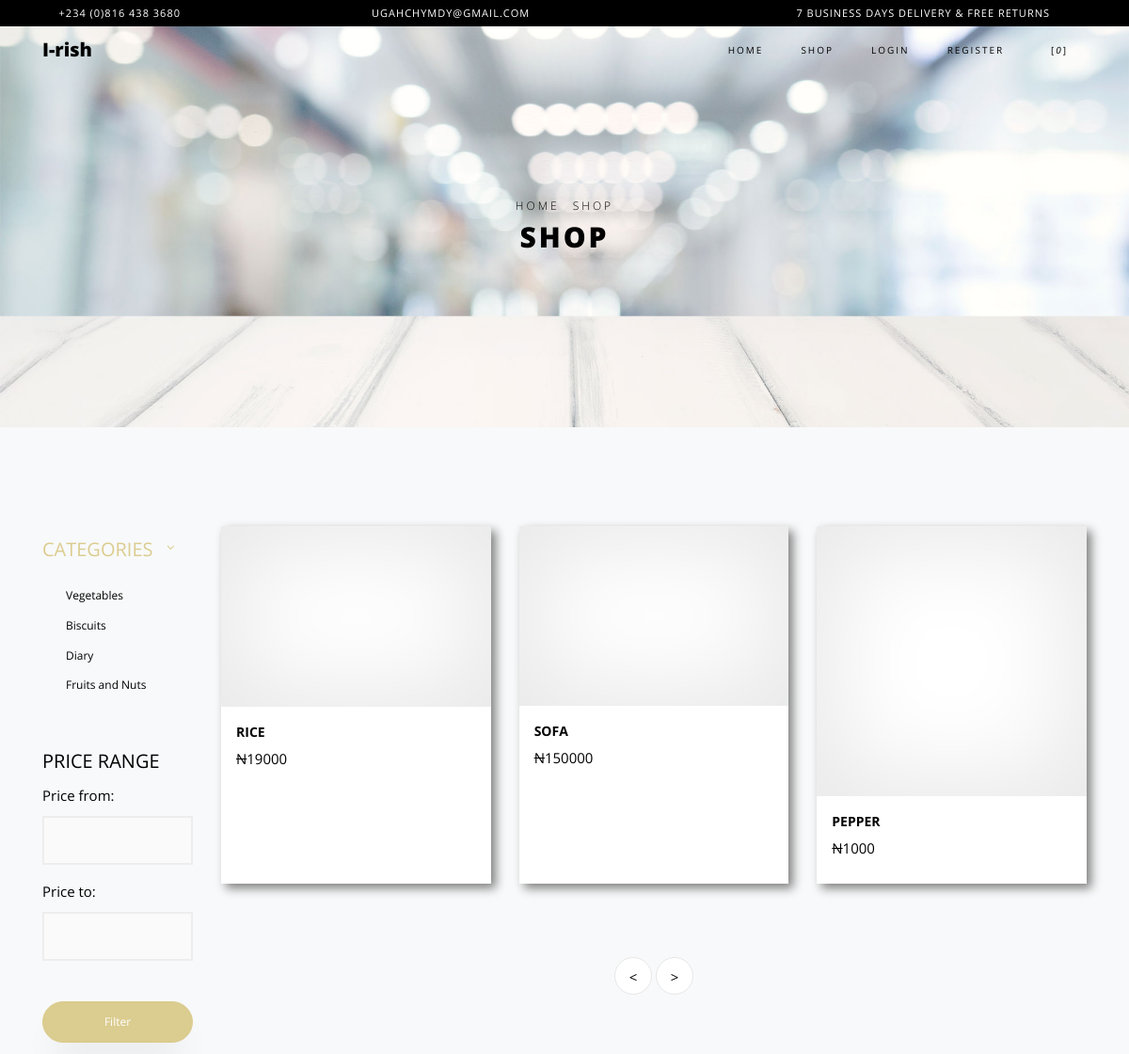
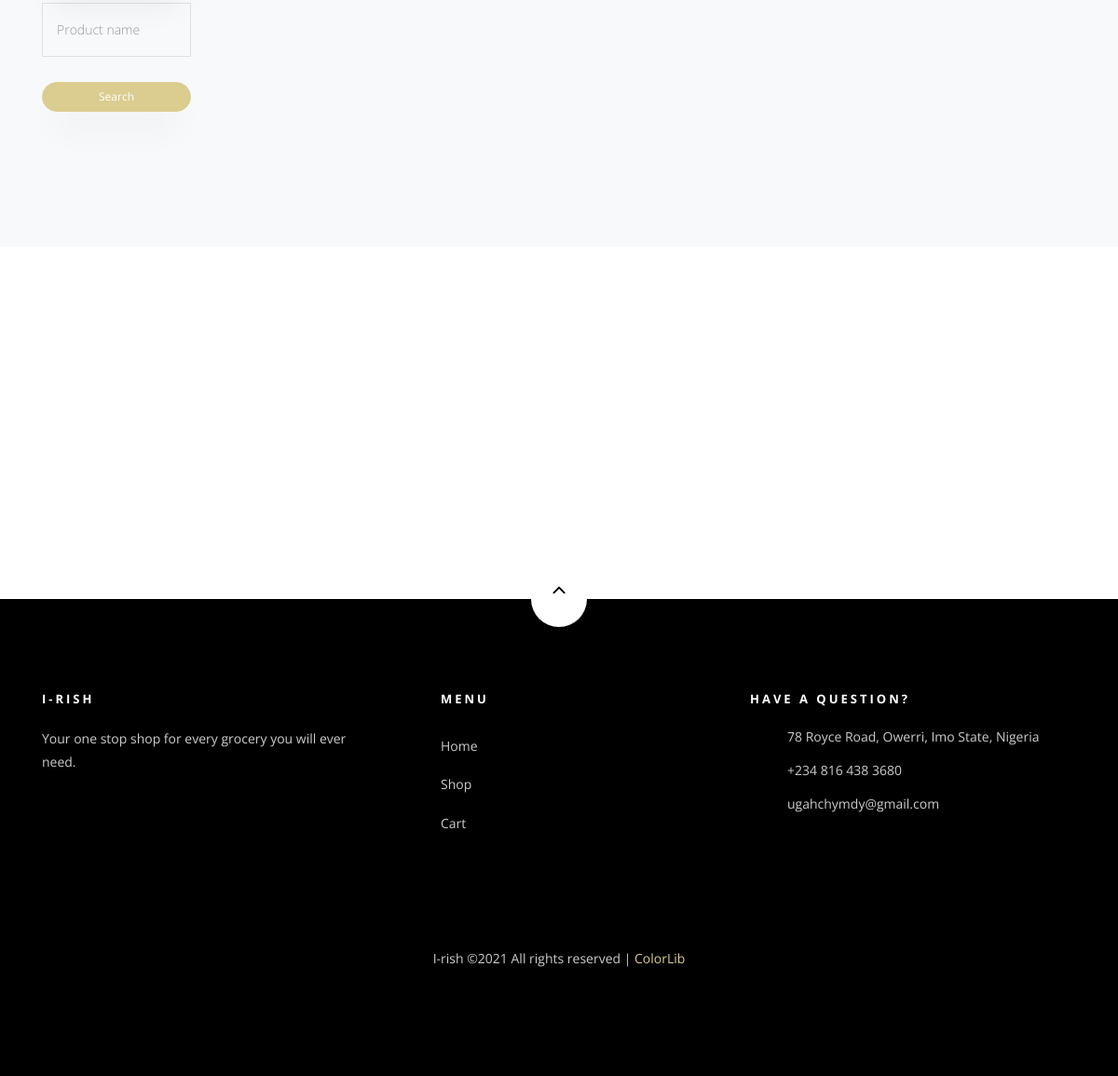
The app's page /shop/ with its own data (2 pictures, top to bottom).
### irish/models.py (models this page shows, shortened)
class Product(models.Model):
	prodid = models.CharField(max_length=255, default='prod0')
	name = models.CharField(max_length=255)
	price = models.IntegerField(default=0)
	quantity = models.IntegerField(default=0)
	categories = models.CharField(max_length=255)
	description = models.CharField(max_length=500)
	image = models.ImageField(default="null")

### irish/views.py (the view, shortened to what this page needs)
# urls.py: url('^shop/$', views.Shop.as_view(), name='shop'),
class Shop(generic.ListView):
	template_name = 'irish/shop.html'
	def get(self, request, *args, **kwargs):
		if 'id' not in request.session:
			request.session['id'] = hash(datetime.datetime.now())
		products_per_page = 3  # change this variable to set the number of items in page
		if 'p1' in request.GET:
			if 'n' in request.GET:
				n = int(request.GET['n'])
				start_prod = n * products_per_page - products_per_page
				end_prod = n * products_per_page
				products = Product.objects.filter(price__gte=request.GET['p1'], price__lte=request.GET['p2'])[start_prod:end_prod]
			else:
				n = 1
				products = Product.objects.filter(price__gte=request.GET['p1'], price__lte=request.GET['p2'])[0:products_per_page]
		else:
			if 'n' in request.GET:
				n = int(request.GET['n'])
				start_prod = n * products_per_page - products_per_page
				end_prod = n * products_per_page
				products = Product.objects.all()[start_prod:end_prod]
			else:
				n = 1
				products = Product.objects.all()[0:products_per_page]
		cart = Cart.objects.filter(cart_id=request.session['id'], status='').count()
		sess = request.session['id']
		if len(products) == 0:
			return render(request, self.template_name, {'err': 'No more Product'})
		return render(request, self.template_name, {'products': products, 'cart': cart, 'sess': sess, 'nxt': n+1, 'prv': n-1})

### templates/irish/shop.html (shortened to what this page needs)
<!DOCTYPE html>
<html lang="en">
  <head>
    {% load staticfiles %}
    <link rel="stylesheet" href="{% static 'irish/css/open-iconic-bootstrap.min.css' %}">
    <link rel="stylesheet" href="{% static 'irish/css/animate.css' %}">
    <link rel="stylesheet" href="{% static 'irish/css/owl.carousel.min.css' %}">
    <link rel="stylesheet" href="{% static 'irish/css/owl.theme.default.min.css' %}">
    <link rel="stylesheet" href="{% static 'irish/css/magnific-popup.css' %}">
    <link rel="stylesheet" href="{% static 'irish/css/aos.css' %}">
    <link rel="stylesheet" href="{% static 'irish/css/ionicons.min.css' %}">
    <link rel="stylesheet" href="{% static 'irish/css/bootstrap-datepicker.css' %}">
    <link rel="stylesheet" href="{% static 'irish/css/jquery.timepicker.css' %}">
    <link rel="stylesheet" href="{% static 'irish/css/flaticon.css' %}">
    <link rel="stylesheet" href="{% static 'irish/css/icomoon.css' %}">
    <link rel="stylesheet" href="{% static 'irish/css/style.css' %}">
	<link rel="stylesheet" href="{% static 'irish/css/font-awesome.min2.css' %}">
  </head>
  <body class="goto-here">
		<div class="py-1 bg-black">
    	<div class="container">
    		<div class="row no-gutters d-flex align-items-start align-items-center px-md-0">
	    		<div class="col-lg-12 d-block">
		    		<div class="row d-flex">
		    			<div class="col-md pr-4 d-flex topper align-items-center">
					    	<div class="icon mr-2 d-flex justify-content-center align-items-center"><span class="icon-phone2"></span></div>
						    <span class="text">+234 (0)816 438 3680</span>
					    </div>
					    <div class="col-md pr-4 d-flex topper align-items-center">
					    	<div class="icon mr-2 d-flex justify-content-center align-items-center"><span class="icon-paper-plane"></span></div>
						    <span class="text">ugahchymdy@gmail.com</span>
					    </div>
					    <div class="col-md-5 pr-4 d-flex topper align-items-center text-lg-right">
						    <span class="text">7 Business days delivery &amp; Free Returns</span>
					    </div>
				    </div>
			    </div>
		    </div>
		  </div>
    </div>
    <nav class="navbar navbar-expand-lg navbar-dark ftco_navbar bg-dark ftco-navbar-light" id="ftco-navbar">
	    <div class="container">
	      <a class="navbar-brand" href="{% url 'irish:index' %}">I-rish</a>
	      <div class="collapse navbar-collapse" id="ftco-nav">
	        <ul class="navbar-nav ml-auto">
	          <li class="nav-item"><a href="{% url 'irish:index' %}" class="nav-link">Home</a></li>
	          <li class="nav-item active"><a href="{% url 'irish:shop' %}" class="nav-link">Shop</a></li>
			  {% if request.user.is_authenticated %}
			  <li class="nav-item"><a href="{% url 'irish:logout' %}" class="nav-link">{{request.user}}</a></li>
			  {% else %}
	          <li class="nav-item"><a href="{% url 'irish:login' %}" class="nav-link">Login</a></li>
	          <li class="nav-item"><a href="{% url 'irish:register' %}" class="nav-link">Register</a></li>
			  {% endif %}
			  <li class="nav-item cta cta-colored"><a href="{% url 'irish:cart' %}" class="nav-link"><span class="icon-shopping_cart"></span>[<i class='cart'>{{cart}}</i>]</a></li>
	        </ul>
	      </div>
	    </div>
	  </nav>
    <div class="hero-wrap hero-bread" style="background-image: url({% static 'irish/images/bg_6.jpg' %});">
      <div class="container">
        <div class="row no-gutters slider-text align-items-center justify-content-center">
          <div class="col-md-9 ftco-animate text-center">
          	<p class="breadcrumbs"><span class="mr-2"><a href="index.php">Home</a></span> <span>Shop</span></p>
            <h1 class="mb-0 bread">Shop</h1>
          </div>
        </div>
      </div>
    </div>
    <section class="ftco-section bg-light">
    	<div class="container">
    		<div class="row">
    			<div class="col-md-8 col-lg-10 order-md-last">
    				<div class="row">
						{% for product in products %}
						<div class="col-sm-12 col-md-12 col-lg-4 ftco-animate d-flex">
							<div class="product d-flex flex-column" style="box-shadow: 5px 5px 10px;">
								<a href="{% url 'irish:single' product.prodid %}" class="img-prod"><img class="img-fluid" src="{{product.image.url}}" alt="Irish">
								</a>
								<div class="text py-3 pb-4 px-3">
									<h3><a href="#">{{product.name}}</a></h3>
									<div class="pricing">
										<p class="price"><del>N</del><span class="pricee">{{product.price}}</span></p>
									</div>
								</div>
							</div>
						</div>
						{% endfor %}
		    		</div>
		    		<div class="row mt-5">
					  <div class="col text-center">
						<div class="block-27">
						  <ul>
							  <li><a class="prv" href="javascript::void(0)" title="Previous Page">&lt;</a></li>
							  <li><a class="nxt" href="javascript::void(0)" title="Next Page">&gt;</a></li>
						  </ul>
						</div>
					  </div>
					</div>
		    	</div>
		    	<div class="col-md-4 col-lg-2">
		    		<div class="sidebar">
							<div class="sidebar-box-2">
								<div class="fancy-collapse-panel">
								  <div class="panel-group" id="accordion" role="tablist" aria-multiselectable="true">
									 <div class="panel panel-default">
										 <div class="panel-heading" role="tab" id="headingOne">
											 <h4 class="panel-title">
												 <a class="heading" data-toggle="collapse" data-parent="#accordion" href="#collapseOne" aria-expanded="true" aria-controls="collapseOne">Categories
												 </a>
											 </h4>
										 </div>
										 <div id="collapseOne" class="panel-collapse" role="tabpanel" aria-labelledby="headingOne">
											 <div class="panel-body">
												<ul>
													<li><a href="{% url 'irish:category' 'vegetable' %}">Vegetables</a></li>
													<li><a href="{% url 'irish:category' 'biscuit' %}">Biscuits</a></li>
													<li><a href="{% url 'irish:category' 'diary' %}">Diary</a></li>
													<li><a href="{% url 'irish:category' 'fruit' %}">Fruits and Nuts</a></li>
												</ul>
											 </div>
										 </div>
									 </div>
								  </div>
								</div>
							</div>
							<div class="sidebar-box-2">
								<h2 class="heading">Price Range</h2>
								<form method="get" class="colorlib-form-2">
								  <div class="row">
									<div class="col-md-12">
									  <div class="form-group">
										<label for="people1">Price from:</label>
										<div class="form-field">
										  <input name="p1" type="number" min="1000" id="people1" class="form-control" required>
										</div>
									  </div>
									</div>
									<div class="col-md-12">
									  <div class="form-group">
										<label for="people2">Price to:</label>
										<div class="form-field">
										  <input name="p2" type="number" min="1000" id="people2" class="form-control" required>
										</div>
									  </div>
									</div>
									<div class="col-md-12">
									  <div class="form-group">
										<div class="form-field">
										  <button class="btn btn-primary btn-block">Filter</button>
										</div>
									  </div>
									</div>
								  </div>
								</form>
								<form class="billing-form">
									<input type="text" class="form-control" placeholder="Product name" name="desc">
									<br>
									<button class="btn btn-primary btn-block" type="submit">Search</button>
								</form>
							</div>
						</div>
    			</div>
    		</div>
    	</div>
    </section>
	<section class="ftco-gallery">
    	<div class="container">
    		<div class="row justify-content-center">
    		</div>
    	</div>
    	<div class="container-fluid px-0">
    		<div class="row no-gutters">
        	</div>
    	</div>
    </section>
    <footer class="ftco-footer ftco-section">
      <div class="container">
      	<div class="row">
      		<div class="mouse">
						<a href="#" class="mouse-icon">
							<div class="mouse-wheel"><span class="ion-ios-arrow-up"></span></div>
						</a>
					</div>
      	</div>
        <div class="row mb-5">
          <div class="col-md">
            <div class="ftco-footer-widget mb-4">
              <h2 class="ftco-heading-2">I-rish</h2>
              <p>Your one stop shop for every grocery you will ever need.</p>
              <ul class="ftco-footer-social list-unstyled float-md-left float-lft mt-5">
              </ul>
            </div>
          </div>
          <div class="col-md">
            <div class="ftco-footer-widget mb-4 ml-md-5">
              <h2 class="ftco-heading-2">Menu</h2>
              <ul class="list-unstyled">
			    <li><a href="{% url 'irish:index' %}" class="py-2 d-block">Home</a></li>
                <li><a href="{% url 'irish:shop' %}" class="py-2 d-block">Shop</a></li>
                <li><a href="{% url 'irish:cart' %}" class="py-2 d-block">Cart</a></li>
              </ul>
            </div>
          </div>
          <div class="col-md">
            <div class="ftco-footer-widget mb-4">
            	<h2 class="ftco-heading-2">Have a Question?</h2>
            	<div class="block-23 mb-3">
	              <ul>
	                <li><a><span class="icon icon-map-marker"></span><span class="text">78 Royce Road, Owerri, Imo State, Nigeria</span></a></li>
	                <li><a><span class="icon icon-phone"></span><span class="text">+234 816 438 3680</span></a></li>
	                <li><a><span class="icon icon-envelope"></span><span class="text">ugahchymdy@gmail.com</span></a></li>
	              </ul>
	            </div>
            </div>
          </div>
        </div>
        <div class="row">
          <div class="col-md-12 text-center">
            <p>
				I-rish &copy;<script>document.write(new Date().getFullYear());</script> All rights reserved | <a href="https://colorlib.com">ColorLib</a>
			</p>
          </div>
        </div>
      </div>
    </footer>
  </body>
</html>

### static/irish/css/icomoon.css (style rules this page uses)
[class^="icon-"], [class*=" icon-"] { font-family: 'icomoon' !important; speak: none; font-style: normal; font-weight: normal; font-variant: normal; text-transform: none; line-height: 1; -webkit-font-smoothing: antialiased; -moz-osx-font-smoothing: grayscale; }
.icon-map-marker:before { content: "\f041"; }
.icon-phone:before { content: "\f095"; }
.icon-envelope:before { content: "\f0e0"; }
.icon-paper-plane:before { content: "\f1d8"; }
.icon-phone2:before { content: "\e0cd"; }
.icon-shopping_cart:before { content: "\e8cc"; }

### records on screen
Product: name "RICE", price "19000"
Product: name "SOFA", price "150000"
Product: name "PEPPER", price "1000"

### other values on screen
{{ cart }} "0"
